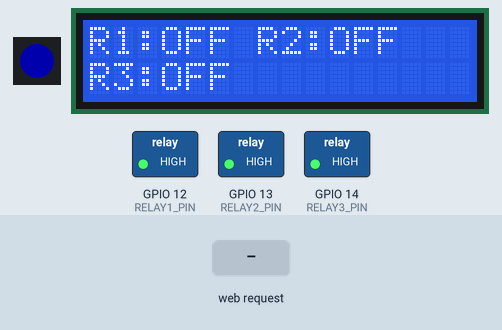
Simulated run of this sketch. Board: ESP32. Parts: 1 RGB LEDs in strip order, left to right, 16×2 character LCD, switched loads named in the sketch (green lamp = pin HIGH). Inputs (shaded band) come from the test bench. Dim RGB values are drawn brighter than linear; what the sketch prints to the serial monitor is not drawn.

Above: at 1.2 s.
1.3 s: HTTP request GET /set?level=1 received
At 2.5 s:
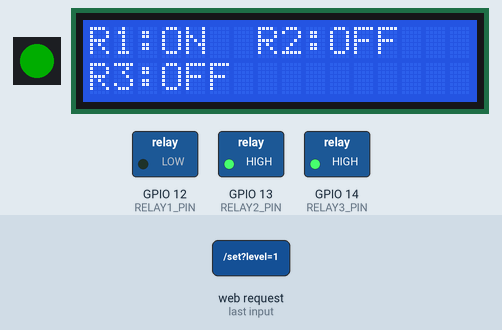
2.8 s: HTTP request GET /set?level=120 received
At 3.6 s:
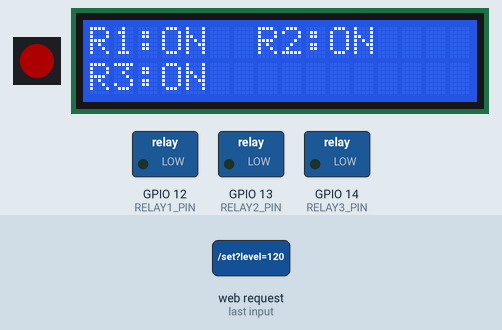
4.3 s: HTTP request GET /set?level=0 received
At 4.8 s:
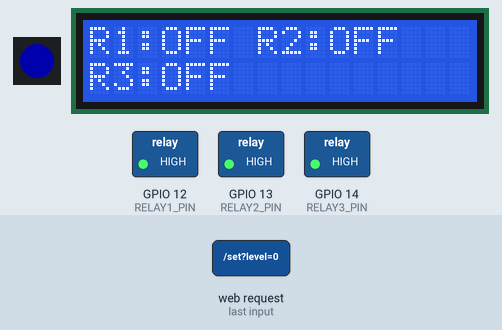
5.8 s: HTTP request GET /setRelays?level=1&r1=1&r2=1 received
At 7.0 s:
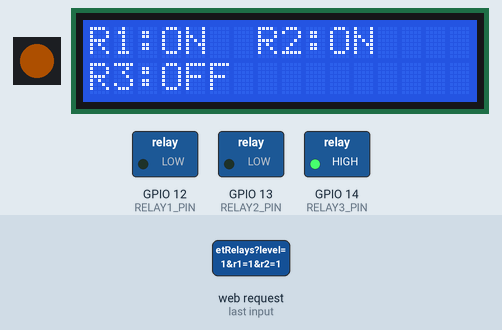
7.3 s: HTTP request GET /setRelays?level=120&r1=120&r2=120 received
At 8.2 s:
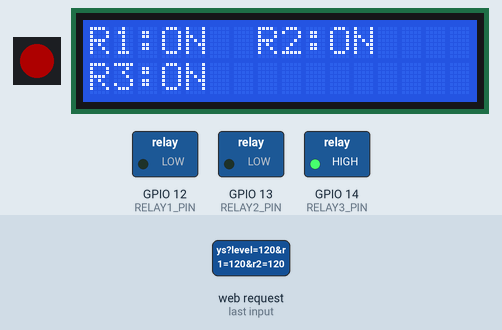
8.8 s: HTTP request GET /setRelays received
At 9.4 s:
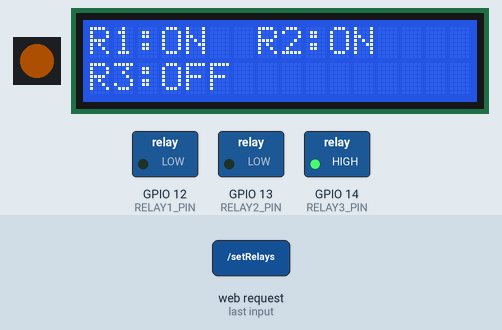
Timing chart, 0 to 11.3 s (numbered marks = the images above; inputs shaded):
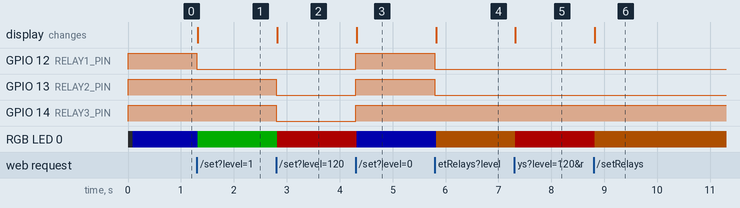

Measured:
- after the input at 1.3 s, GPIO 12 (RELAY1_PIN): HIGH → LOW at once; RGB LED 0: RGB(0, 0, 50) → RGB(0, 50, 0) at once; the display: changes at once (image 1)
- after the input at 2.8 s, GPIO 13 (RELAY2_PIN), GPIO 14 (RELAY3_PIN): HIGH → LOW at once; RGB LED 0: RGB(0, 50, 0) → RGB(50, 0, 0) at once; the display: changes at once (image 2)
- after the input at 4.3 s, GPIO 12 (RELAY1_PIN), GPIO 13 (RELAY2_PIN), GPIO 14 (RELAY3_PIN): LOW → HIGH at once; RGB LED 0: RGB(50, 0, 0) → RGB(0, 0, 50) at once; the display: changes at once (image 3)
- after the input at 5.8 s, GPIO 12 (RELAY1_PIN), GPIO 13 (RELAY2_PIN): HIGH → LOW at once; RGB LED 0: RGB(0, 0, 50) → RGB(50, 23, 0) at once; the display: changes at once (image 4)
- after the input at 7.3 s, RGB LED 0: RGB(50, 23, 0) → RGB(50, 0, 0) at once; the display: changes at once (image 5)
- after the input at 8.8 s, RGB LED 0: RGB(50, 0, 0) → RGB(50, 23, 0) at once; the display: changes at once (image 6)

The sketch:

sketch.ino
```cpp
#include <WiFi.h>
#include <WebServer.h>
#include <Adafruit_NeoPixel.h>
#include <Wire.h>
#include <LiquidCrystal_I2C.h>

#define RELAY_ON  LOW
#define RELAY_OFF HIGH

const int RELAY1_PIN = 12;
const int RELAY2_PIN = 13;
const int RELAY3_PIN = 14;

const int RGB_PIN = 48;
const int NUMPIXELS = 1;

Adafruit_NeoPixel pixels(NUMPIXELS, RGB_PIN, NEO_GRB + NEO_KHZ800);

const char* ssid = "Lobanov";
const char* password = "12345678";

WebServer server(80);

#define I2C_SDA 21
#define I2C_SCL 20

LiquidCrystal_I2C lcd(0x27, 16, 2);

int level = 0;


void updateLedColor() {

  uint32_t color;

  if(level == 0)      color = pixels.Color(0,0,255);
  else if(level == 1) color = pixels.Color(0,255,0);
  else if(level == 2) color = pixels.Color(255,120,0);
  else                color = pixels.Color(255,0,0);

  pixels.setPixelColor(0, color);
  pixels.show();
}

void updateLCD() {

  lcd.clear();

  lcd.setCursor(0,0);
  lcd.print("R1:");
  lcd.print(level >= 1 ? "ON " : "OFF");

  lcd.print(" R2:");
  lcd.print(level >= 2 ? "ON" : "OFF");

  lcd.setCursor(0,1);
  lcd.print("R3:");
  lcd.print(level >= 3 ? "ON " : "OFF");
}

void applyLevel(int lvl) {

  level = constrain(lvl, 0, 3);

  digitalWrite(RELAY1_PIN, (level >= 1) ? RELAY_ON : RELAY_OFF);
  digitalWrite(RELAY2_PIN, (level >= 2) ? RELAY_ON : RELAY_OFF);
  digitalWrite(RELAY3_PIN, (level >= 3) ? RELAY_ON : RELAY_OFF);

  updateLedColor();
  updateLCD();
}

void applyRelays(int r1, int r2, int r3) {

  digitalWrite(RELAY1_PIN, r1 ? RELAY_ON : RELAY_OFF);
  digitalWrite(RELAY2_PIN, r2 ? RELAY_ON : RELAY_OFF);
  digitalWrite(RELAY3_PIN, r3 ? RELAY_ON : RELAY_OFF);

  level = r1 + r2 + r3;

  updateLedColor();
  updateLCD();
}

void handlePing() {
  server.send(200, "text/plain", "alive");
}

void handleStatus() {

  int r1 = digitalRead(RELAY1_PIN);
  int r2 = digitalRead(RELAY2_PIN);
  int r3 = digitalRead(RELAY3_PIN);

  String json = "{";
  json += "\"level\":" + String(level) + ",";
  json += "\"r1\":" + String(r1) + ",";
  json += "\"r2\":" + String(r2) + ",";
  json += "\"r3\":" + String(r3);
  json += "}";

  server.send(200, "application/json", json);
}

/* используется сервером */

void handleSetLevel() {

  if(!server.hasArg("level")) {
    server.send(400, "text/plain", "missing level");
    return;
  }

  int lvl = server.arg("level").toInt();

  applyLevel(lvl);

  handleStatus();
}

/* используется ручным приложением */

void handleSetRelays() {

  int r1 = digitalRead(RELAY1_PIN) == RELAY_ON;
  int r2 = digitalRead(RELAY2_PIN) == RELAY_ON;
  int r3 = digitalRead(RELAY3_PIN) == RELAY_ON;

  if(server.hasArg("r1")) r1 = server.arg("r1").toInt();
  if(server.hasArg("r2")) r2 = server.arg("r2").toInt();
  if(server.hasArg("r3")) r3 = server.arg("r3").toInt();

  applyRelays(r1, r2, r3);

  handleStatus();
}

void setup() {

  Serial.begin(115200);

  digitalWrite(RELAY1_PIN, RELAY_OFF);
  digitalWrite(RELAY2_PIN, RELAY_OFF);
  digitalWrite(RELAY3_PIN, RELAY_OFF);

  pinMode(RELAY1_PIN, OUTPUT);
  pinMode(RELAY2_PIN, OUTPUT);
  pinMode(RELAY3_PIN, OUTPUT);
  pixels.begin();
  pixels.setBrightness(50);

  Wire.begin(I2C_SDA, I2C_SCL);

  lcd.init();
  lcd.backlight();

  applyLevel(0);

  WiFi.softAP(ssid, password);

  Serial.println("ESP started");
  Serial.println(WiFi.softAPIP());

  server.on("/ping", handlePing);

  server.on("/status", handleStatus);

  server.on("/set", handleSetLevel);

  server.on("/setRelays", handleSetRelays);

  server.begin();
}

void loop() {

  server.handleClient();

}
```
